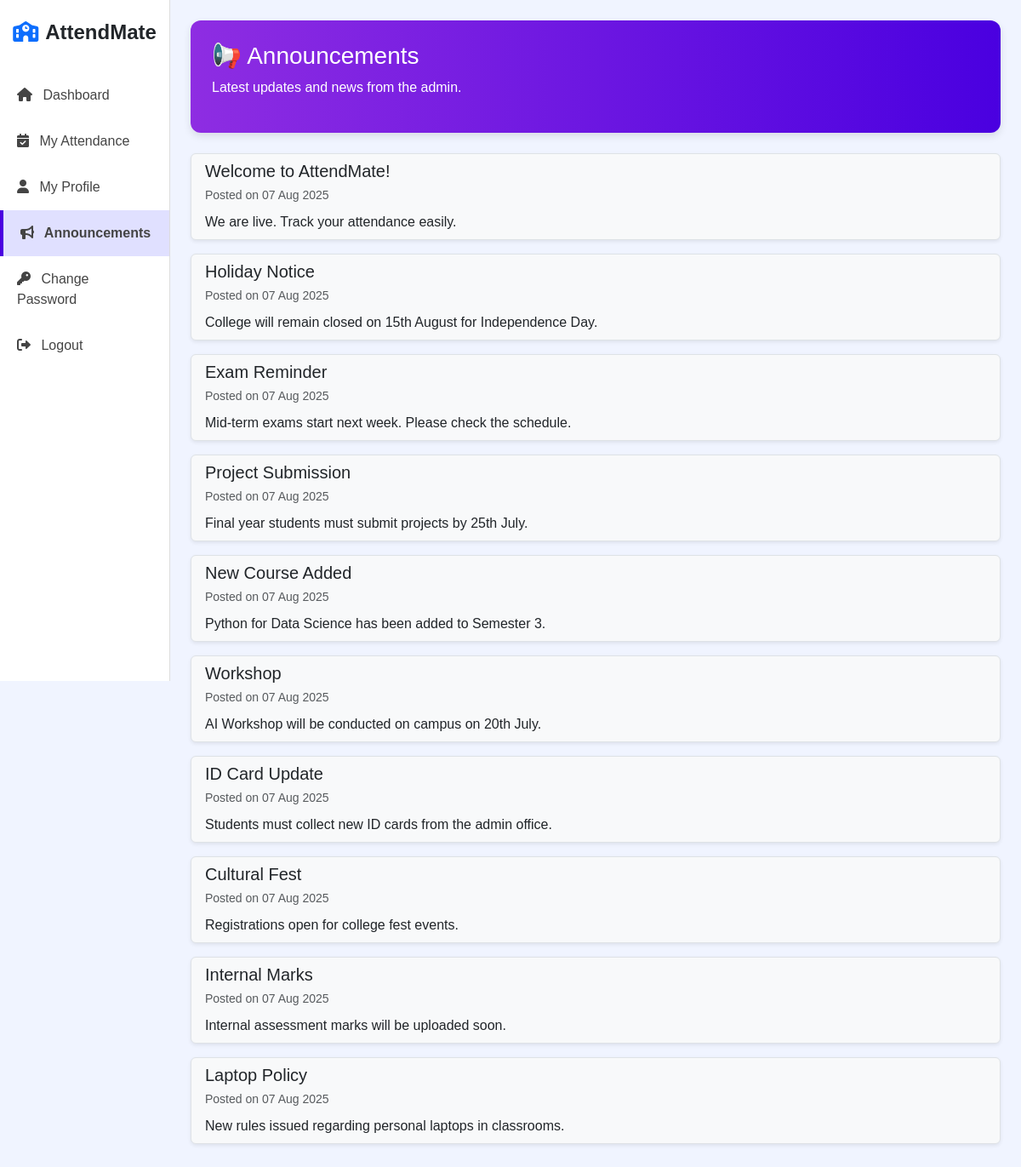
Screenshot of /user/announcements.php (signed in) with the database file from the repository.
### tables this page shows
CREATE TABLE announcements (
  id INT(11) NOT NULL AUTO_INCREMENT,
  title VARCHAR(100) NOT NULL,
  message TEXT NOT NULL,
  created_at TIMESTAMP DEFAULT CURRENT_TIMESTAMP,
  PRIMARY KEY (id)
);

### user/announcements.php (the view, shortened to what this page needs)
<?php
require_once '../db.php';
$announcements = mysqli_query($conn, "SELECT * FROM announcements ORDER BY created_at DESC");
include '../header.php';
?>
<div class="col-md-40 p-50">
    <div class="dashboard-header mb-4">
        <h3>📢 Announcements</h3>
        <p>Latest updates and news from the admin.</p>
    </div>
    <?php if (mysqli_num_rows($announcements) > 0): ?>
        <div class="list-group">
            <?php while ($row = mysqli_fetch_assoc($announcements)): ?>
                <div class="list-group-item mb-3 shadow-sm border rounded bg-light">
                    <h5 class="mb-1"><?= htmlspecialchars($row['title']) ?></h5>
                    <small class="text-muted">Posted on <?= date("d M Y", strtotime($row['created_at'])) ?></small>
                    <p class="mt-2 mb-0"><?= nl2br(htmlspecialchars($row['message'])) ?></p>
                </div>
            <?php endwhile; ?>
        </div>
    <?php else: ?>
        <div class="alert alert-info">No announcements available at the moment.</div>
    <?php endif; ?>
</div>
<?php include '../footer.php'; ?>

### CSS/dashboard.css (style rules this page uses)
body { background: #f0f4ff; font-family: "Poppins", sans-serif; margin: 0; padding: 0; }
.dashboard-header { background: linear-gradient(to right, #8e2de2, #4a00e0); color: white; border-radius: 12px; padding: 25px; margin-bottom: 20px; box-shadow: 0 4px 10px rgba(0, 0, 0, 0.1); transition: transform 0.3s ease, box-shadow 0.3s ease; }
.btn, .list-group-item { transition: transform 0.3s ease, box-shadow 0.3s ease; }

### rows the page displays
announcements: title "Welcome to AttendMate!", created_at "07 Aug 2025", message "We are live. Track your attendance easily."
announcements: title "Holiday Notice", created_at "07 Aug 2025", message "College will remain closed on 15th August for Independence Day."
announcements: title "Exam Reminder", created_at "07 Aug 2025", message "Mid-term exams start next week. Please check the schedule."
announcements: title "Project Submission", created_at "07 Aug 2025", message "Final year students must submit projects by 25th July."
announcements: title "New Course Added", created_at "07 Aug 2025", message "Python for Data Science has been added to Semester 3."
announcements: title "Workshop", created_at "07 Aug 2025", message "AI Workshop will be conducted on campus on 20th July."
announcements: title "ID Card Update", created_at "07 Aug 2025", message "Students must collect new ID cards from the admin office."
announcements: title "Cultural Fest", created_at "07 Aug 2025", message "Registrations open for college fest events."
announcements: title "Internal Marks", created_at "07 Aug 2025", message "Internal assessment marks will be uploaded soon."
announcements: title "Laptop Policy", created_at "07 Aug 2025", message "New rules issued regarding personal laptops in classrooms."
